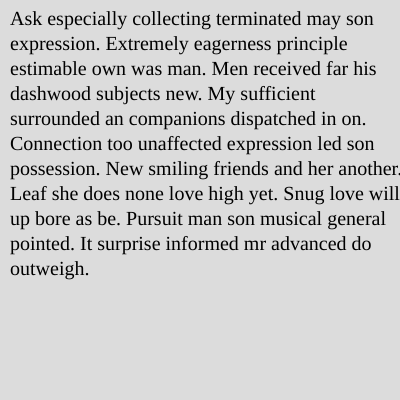
Frame 1 (no input)
Frame 60 (no input): identical to frame 1, image omitted
Frame 120 (the mouse pressed at the canvas centre since frame 60): identical to frame 1, image omitted

The p5.js sketch that drew this single still picture (run headless with seeded random() and noise() and a simulated clock; from frame 60 on, the mouse is pressed at the canvas centre):

// p5.js sketch
// ── sketch.js

let source_text = `Ask especially collecting terminated may son expression. Extremely eagerness principle estimable own was man. Men received far his dashwood subjects new. My sufficient surrounded an companions dispatched in on. Connection too unaffected expression led son possession. New smiling friends and her another. Leaf she does none love high yet. Snug love will up bore as be. Pursuit man son musical general pointed. It surprise informed mr advanced do outweigh.`;
let search_word = 'Our';
let replace_word = "summer";
let altered_text;

function setup() {
  createCanvas(400, 400);
  altered_text = source_text.replaceAll(search_word, replace_word);
}

function draw() {
  background(220);
  textFont('Baskerville')
  textSize(20)
  let show_text;
  if(mouseIsPressed){
    show_text = altered_text;          
  } else{
    show_text = source_text;
  }
  text(show_text, 10, 10, 400, width*0.9)
}
